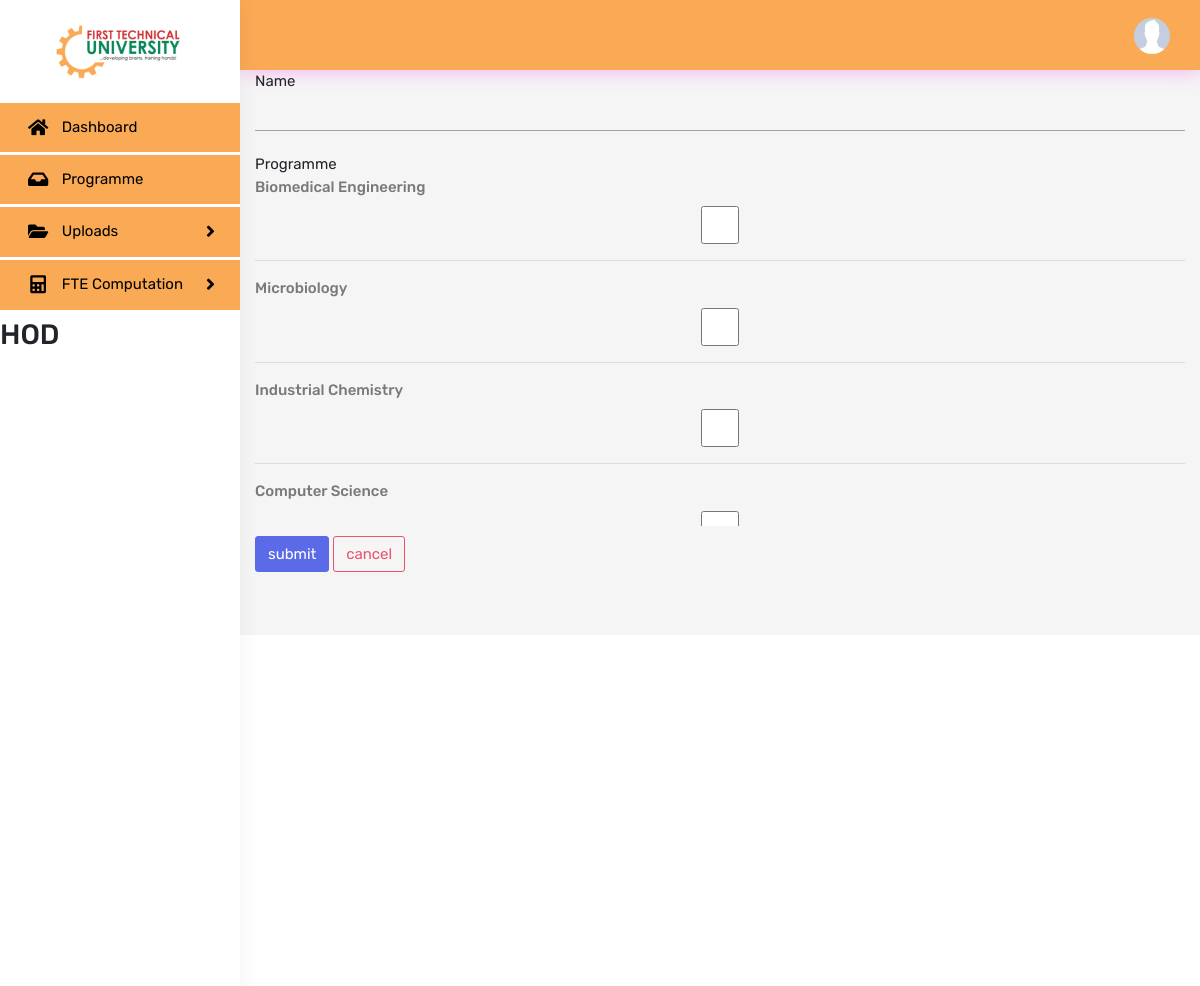
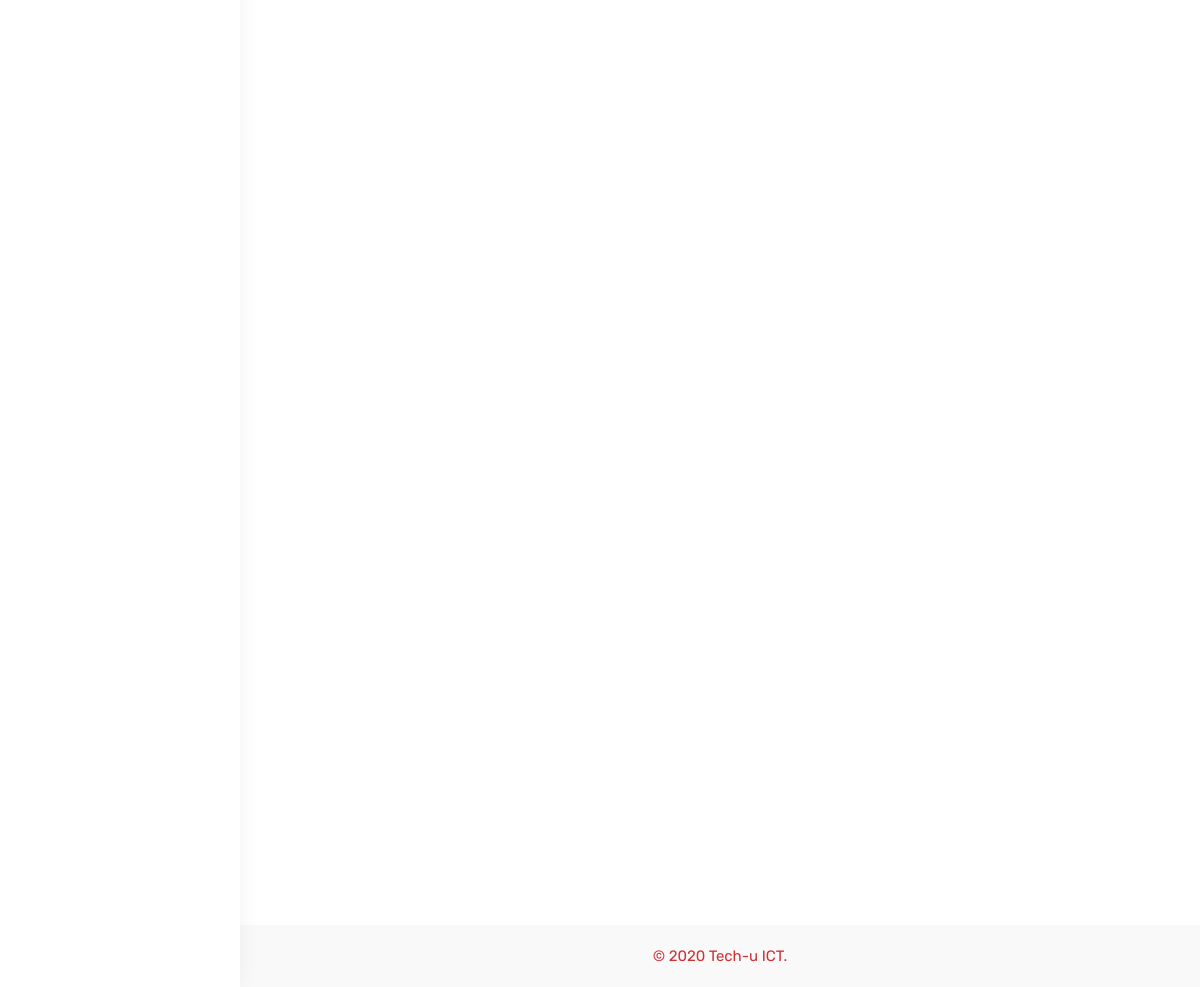
Page /create_Dept/ (signed in) on the committed database (2 pictures, top to bottom).
### computation/models.py (models this page shows, shortened)
class Staff(models.Model):
    user = models.OneToOneField(
        User, on_delete=models.CASCADE, null=True, blank=True)
    name = models.CharField(max_length=200, null=True)
    staff_No = models.CharField(max_length=200, null=True)
    programme = models.ForeignKey(
        Programme, on_delete=models.CASCADE, null=True)
    faculty = models.ForeignKey(Faculty, on_delete=models.CASCADE, null=True)
    phone = models.CharField(max_length=200, null=True)
    email = models.CharField(max_length=200, null=True)
    profile_pic = models.ImageField(
        default='defult.jpg', null=True, blank=True)
    date_created = models.DateTimeField(auto_now_add=True, null=True)

class Programme(models.Model):
    name = models.CharField(max_length=200, null=True, blank=True)
    def __str__(self):
        return self.name

### computation/views.py (the view)
# urls.py: path('create_Dept/', views.createDept, name='createDept'),
@login_required(login_url='login')
def createDept(request):
    form = deptForm()
    if request.method == 'POST':
        form = deptForm(request.POST)
        if form.is_valid():
            form.save()
            messages.success(request, 'Department created Successfully!!')
            return redirect('deptPage')
    context = {'form': form}
    return render(request, 'computation/dept_form.html', context)

### computation/forms.py
class deptForm(forms.ModelForm):
    class Meta:
        model = Department
        fields = '__all__'
        widgets = {
            'programme': forms.CheckboxSelectMultiple(),
        }
    def __init__(self, *args, **kwargs):
        super(deptForm, self).__init__(*args, **kwargs)
        for visible in self.visible_fields():
            visible.field.widget.attrs['class'] = 'form-control'

### computation/templates/computation/Dept_form.html (shortened to what this page needs)
{% extends 'computation/main.html' %}
{% block content %}
<form action="" method="post" enctype="multipart/form-data">
    {{form.name.label}}
    {{form.name}}
    <br>
    {{form.programme.label}}
    <br>
    <ul class="list-group">
    {% for check in form.programme %}
        <li >
            <label for="">{{ check.choice_label }}</label>
      {{ check.tag }}
      <hr>
    </li>
    {% endfor %}
</ul>
    <input class="btn btn-primary " type="submit" value="submit">
    <a class="btn btn-outline-danger " href="{% url 'deptPage' %}"> cancel</a>
</form>
{% endblock %}

### computation/templates/computation/leftSideBar.html (shortened to what this page needs)
{% load static %}
<div class="left side-menu">
    <div class="topbar-left">
        <div class="text-center">
            <a href="{% url 'dashboard' %}" class="logo"><img src="{% static 'images/techu_logo.png' %}" height="55" alt="logo"></a>
        </div>
    </div>
    <div class="sidebar-inner slimscrollleft">
        <div id="sidebar-menu">
            <ul>
                {% ifequal  request.user.groups.all.0.name "HOD" %}
                <li>
                    <a href="{% url 'dashboard' %}" class="waves-effect">
                        <i class="fas fa-home"></i>
                        <span> Dashboard</span>
                    </a>
                </li>
                <li>
                    <a href="{% url 'programme' %}" class="waves-effect">
                        <i class="fas fa-inbox"></i>
                        <span>Programme</span>
                    </a>
                </li>
                <li class="has_sub">
                    <a href="javascript:void(0);" class="waves-effect"><i class="fas fa-folder-open"></i><span> Uploads </span>
                        <span class="float-right"><i class="fas fa-angle-right"></i></span></a>
                </li>
                <li class="has_sub">
                    <a href="javascript:void(0);" class="waves-effect"><i class="fas fa-calculator"></i><span> FTE Computation </span> <span class="float-right"><i class="fas fa-angle-right"></i></span></a>
                </li>
                {% endifequal %}
                <h3>{{request.user.groups.all.0.name}}</h3>
        </div>
    </div>
</div>

### computation/templates/computation/topBar.html (shortened to what this page needs)
<div class="topbar">
    <nav class="navbar-custom">
        <ul class="list-inline float-right mb-0">
            <li class="list-inline-item dropdown notification-list">
                <a class="nav-link dropdown-toggle arrow-none waves-effect nav-user" data-toggle="dropdown" href="#" role="button"
                   aria-haspopup="false" aria-expanded="false">
                    <img src="{{request.user.staff.profile_pic.url}}" alt="user" class="rounded-circle">
                </a>
            </li>
        </ul>
        <div class="clearfix"></div>
    </nav>
</div>

### static/css/style.css (style rules this page uses)
body { background: #f5f5f5; font-family: "Rubik", sans-serif; margin: 0; font-size: 15px; }
html { overflow-x: hidden; position: relative; min-height: 100%; background: #ffffff; }
h1, h2, h3, h4, h5, h6 { margin: 10px 0; }
h3 { line-height: 30px; }
* { outline: none !important; }
.waves-effect { position: relative; cursor: pointer; display: inline-block; overflow: hidden; -webkit-user-select: none; -moz-user-select: none; -ms-user-select: none; user-select: none; -webkit-tap-highlight-color: transparent; vertical-align: middle; z-index: 1; will-change: opacity, transform; -webkit-transition: all 0.3s ease-out; transition: all 0.3s ease-out; }
.btn { border-radius: 3px; font-size: 15px; }
.btn-primary, .btn-success, .btn-info, .btn-warning, .btn-danger, .btn-dark { color: #ffffff; }
.btn-primary { background-color: #5b6be8; border: 1px solid #5b6be8; }
.btn-outline-danger { color: #ec536c; border-color: #ec536c; }
label { font-weight: 500; color: #797979; }
.form-control { font-size: 15px; height: 38px; }
.logo { color: #2d3b48 !important; font-size: 20px; font-weight: 700; letter-spacing: .03em; line-height: 100px; text-transform: uppercase; }
.navbar-custom { background-color: #FAA954; border: none; margin: -20px -25px 0 -25px; -webkit-box-shadow: 1px 0px 20px #f5a9ed; box-shadow: 1px 0px 20px #f5a9ed; }
.notification-list { margin: 0 !important; }
.notification-list .nav-link { padding: 0 15px; line-height: 70px; }
.nav-user { margin: 0 15px 0 0; }
.nav-user img { height: 36px; width: 36px; }
.arrow-none:after { border: none; margin: 0; display: none; }
.side-menu { bottom: 0; top: 0; width: 240px; -webkit-transition: all 0.4s ease-in-out; transition: all 0.4s ease-in-out; background: #ffffff; position: absolute; z-index: 99; -webkit-box-shadow: 1px 0px 20px rgba(0, 0, 0, 0.05); box-shadow: 1px 0px 20px rgba(0, 0, 0, 0.05); }
body.fixed-left .side-menu.left { bottom: 50px; height: 100%; margin-bottom: -70px; margin-top: 0; padding-bottom: 70px; position: fixed; }
.sidebar-inner { height: 100%; }
#sidebar-menu, #sidebar-menu ul, #sidebar-menu li, #sidebar-menu a { border: 0; font-weight: normal; line-height: 1; list-style: none; margin: 0; padding: 0; position: relative; text-decoration: none; }
#sidebar-menu { background-color: #ffffff; padding-bottom: 50px; width: 100%; }
#sidebar-menu > ul > li > a { color: #000000; display: block; padding: 16px 25px; margin: 3px 0; background-color: #FAA954; }
#sidebar-menu > ul > li > a span i { font-size: 18px; line-height: 16px; }
#sidebar-menu > ul > li > a > span { vertical-align: middle; }
#sidebar-menu > ul > li > a > i { display: inline-block; font-size: 18px; line-height: 17px; margin-left: 3px; margin-right: 10px; text-align: center; vertical-align: middle; width: 20px; color: #000000; }

### static/css/forms.css (style rules this page uses)
.form-control { border-radius: 0; }
.form-control { border: 0; border-bottom: 1px solid #a1a2a3; }
.form-control, .form-control:focus, .form-control:focus:hover { color: #cf3034; background: none; outline: none; }

### computation/templates/computation/Dept_form.html (style rules this page uses)
.list-group { max-height: 350px; margin-bottom: 10px; overflow:scroll; -webkit-overflow-scrolling: touch; }

### rows in the picture
Programme: choice_label "Biomedical Engineering"
Programme: choice_label "Microbiology"
Programme: choice_label "Industrial Chemistry"
Programme: choice_label "Computer Science"

### other values in the picture
{{ request.user.groups.all.0.name }} "HOD"
